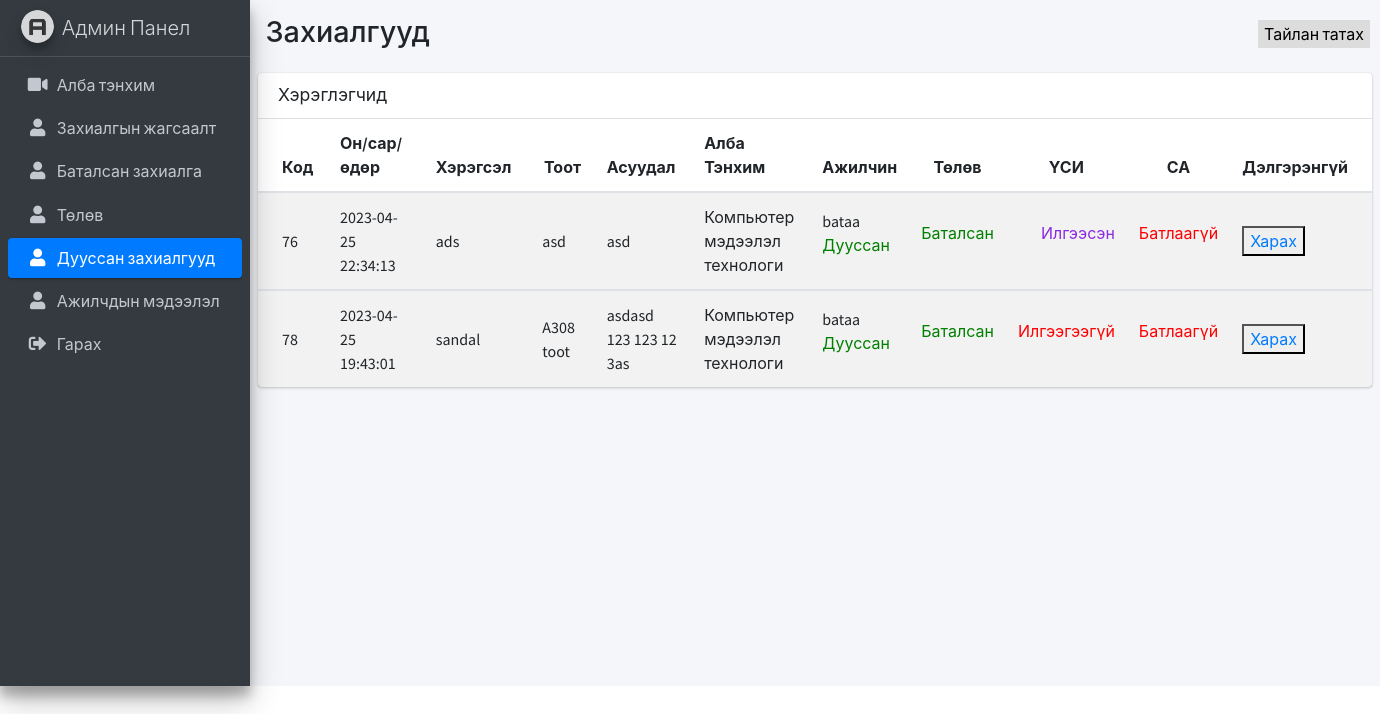
Before: /admin-done.php with the older database file.
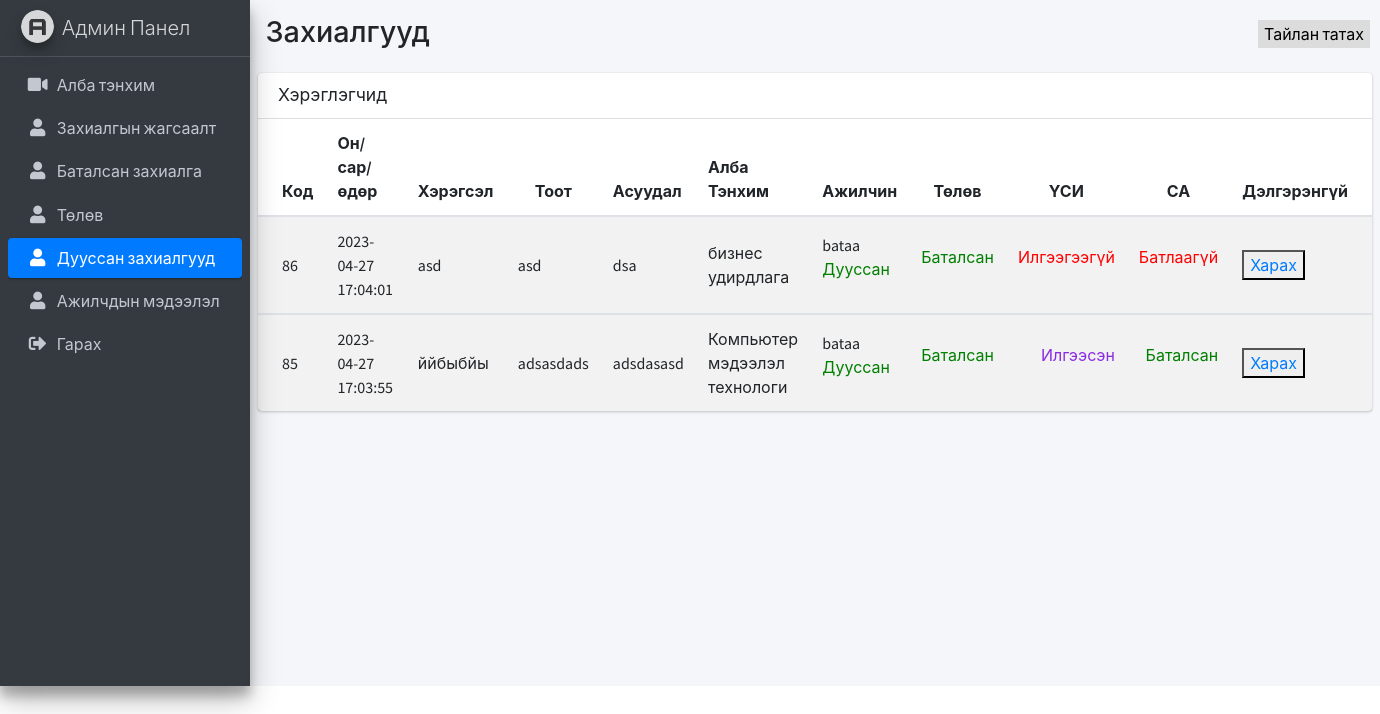
After: the same page with the newer database file.
### tables this page shows
CREATE TABLE `workorder` (
  `order_id` int(11) NOT NULL,
  `orderDate` timestamp NOT NULL DEFAULT current_timestamp() ON UPDATE current_timestamp(),
  `doneDate` varchar(255) DEFAULT NULL,
  `item` varchar(150) NOT NULL,
  `roomNumber` varchar(100) DEFAULT NULL,
  `problem` text NOT NULL,
  `userID` char(8) NOT NULL,
  `dataStatusId` int(1) DEFAULT NULL,
  `money_order` int(11) DEFAULT NULL,
  `orderStatus` int(1) DEFAULT NULL,
  `employee_id` char(10) DEFAULT NULL,
  `checkStatus` int(1) DEFAULT NULL
);

CREATE TABLE `users` (
  `user_id` char(8) NOT NULL,
  `username` varchar(45) NOT NULL,
  `lastname` varchar(45) NOT NULL,
  `phone` int(11) NOT NULL,
  `email` varchar(125) NOT NULL,
  `password` varchar(45) NOT NULL,
  `gender` char(8) DEFAULT NULL
);

CREATE TABLE `employee` (
  `employee_id` char(8) NOT NULL,
  `username` varchar(50) NOT NULL,
  `lastname` varchar(50) NOT NULL,
  `phone` varchar(20) NOT NULL,
  `email` varchar(50) NOT NULL,
  `password` varchar(50) NOT NULL,
  `gender` char(10) NOT NULL
);

### admin-done.php (the view, shortened to what the changed rows need)
<!DOCTYPE html>
<html>
<head>
    <link rel="stylesheet" href="plugins/fontawesome-free/css/all.min.css" />
    <link rel="stylesheet" href="https://code.ionicframework.com/ionicons/2.0.1/css/ionicons.min.css" />
    <link rel="stylesheet" href="dist/css/adminlte.min.css" />
</head>
<body class="hold-transition sidebar-mini">
    <div class="wrapper">
        <div class="content-wrapper">
            <section class="content-header">
                <div class="container-fluid">
                    <div class="row mb-2">
                        <div class="col-sm-6">
                            <h1>Захиалгууд</h1>
                        </div>
                    </div>
                </div>
            </section>
            <?php
            include("./service/dbConnect.php");
            $sql = "SELECT * FROM workorder  WHERE checkStatus = 2 AND employee_id IS NOT NULL ORDER BY orderDate DESC ";
            $result = $conn->query($sql);
            if ($result->num_rows > 0) {
            ?>
                <section class="content">
                    <form action="./employee/sent.php" method="POST">
                        <div class="card">
                            <div class="card-body p-0">
                                <table class="table table-striped projects">
                                    <thead>
                                        <tr>
                                            <th style="width: 10%">Код</th>
                                            <th style="width: 30%">Он/сар/өдөр</th>
                                            <th style="width: 19%">Хэрэгсэл</th>
                                            <th style="width: 10%; text-align: center">Тоот</th>
                                            <th style="width: 15%">Асуудал</th>
                                            <th style="width: 30%">Алба Тэнхим</th>
                                            <th style="width: 10%; text-align: center">Ажилчин</th>
                                            <th style="width: 10%; text-align: center">Төлөв</th>
                                            <th style="width: 10%; text-align: center">ҮСИ</th>
                                            <th style="width: 10%; text-align: center">СА</th>
                                            <th style="width: 10%; text-align: center">Дэлгэрэнгүй</th>
                                        </tr>
                                    </thead>
                                    <?php
                                    while ($row = $result->fetch_assoc()) {
                                    ?>
                                        <tbody>
                                            <tr>
                                                <td>
                                                    <?php echo $row['order_id'] ?>
                                                </td>
                                                <td>
                                                    <a>
                                                        <?php echo $row['orderDate'] ?>
                                                    </a>
                                                    <br />
                                                </td>
                                                <td>
                                                    <?php echo $row['item'] ?>
                                                </td>
                                                <td>
                                                    <?php echo $row['roomNumber'];
                                                    ?>
                                                </td>
                                                <td>
                                                    <?php echo $row['problem'] ?>
                                                </td>
                                                <td>
                                                    <?php
                                                    $useri = $row['userID'];
                                                    $sqls = "SELECT * FROM users WHERE user_id  = '$useri'";
                                                    $dat = mysqli_query($conn, $sqls);
                                                    if (mysqli_num_rows($dat) > 0) {
                                                        $usi = mysqli_fetch_assoc($dat);
                                                        echo $usi['username'];
                                                    }
                                                    ?>
                                                </td>
                                                <td>
                                                    <?php
                                                    $employee_id = $row['employee_id'];
                                                    $emp = "SELECT * FROM employee WHERE employee_id = '$employee_id'";
                                                    $res = mysqli_query($conn, $emp);
                                                    if (mysqli_num_rows($res) > 0) {
                                                        $rw = mysqli_fetch_assoc($res)
                                                    ?>
                                                    <?php
                                                        echo $rw['username'];
                                                    }
                                                    ?>
                                                    <?php if ($row['checkStatus'] == 2) {
                                                    ?>
                                                        <p style="color: green">Дууссан</p>
                                                    <?php
                                                    } else {
                                                    }
                                                    ?>
                                                </td>
                                                <td class="project-actions text-right">
                                                    <?php if ($row['dataStatusId'] == 1) {
                                                    ?>
                                                        <p class="status">Баталсан </p>
                                                    <?php
                                                    } else {
                                                    ?>
                                                        <p class="status2">Батлаагүй</p>
                                                    <?php
                                                    };
                                                    ?>
                                                </td>
                                                <td class="project-actions text-right">
                                                    <?php if ($row['money_order'] > 0) {
                                                    ?>
                                                        <p class="status1">Илгээсэн </p>
                                                    <?php
                                                    } else {
                                                    ?>
                                                        <p class="status2">Илгээгээгүй</p>
                                                    <?php
                                                    };
                                                    ?>
                                                </td>
                                                <td class="project-actions text-right">
                                                    <?php if ($row['orderStatus'] == 1) {
                                                    ?>
                                                        <p class="status">Баталсан </p>
                                                    <?php
                                                    } else {
                                                    ?>
                                                        <p class="status2">Батлаагүй</p>
                                                    <?php
                                                    };
                                                    ?>
                                                </td>
                                                <td>
                                                    <button>
                                                        <a href="report/print.php?id=<?php echo $row['order_id'] ?> ">Харах</a>
                                                    </button>
                                                </td>
                                            </tr>
                                        </tbody>
                                    <?php } ?>
                                </table>
                            </div>
                        </div>
                    </form>
                </section>
            <?php
            } else {
                echo "0 results";
            }
            ?>
        </div>
</body>
</html>

Changed rows visible on the page:
removed workorder: order_id "76", orderDate "2023-04-25 22:34:13", item "ads", roomNumber "asd", problem "asd", userID.username "Компьютер мэдээлэл технологи", employee.username "bataa", checkStatus "Дууссан", dataStatusId "Баталсан", money_order "Илгээсэн", shows "Батлаагүй"
removed workorder: order_id "78", orderDate "2023-04-25 19:43:01", item "sandal", roomNumber "A308 toot", problem "asdasd 123 123 12 3as", userID.username "Компьютер мэдээлэл технологи", employee.username "bataa", checkStatus "Дууссан", dataStatusId "Баталсан", shows "Илгээгээгүй", shows "Батлаагүй"
added workorder: order_id "86", orderDate "2023-04-27 17:04:01", item "asd", roomNumber "asd", problem "dsa", userID.username "бизнес удирдлага", employee.username "bataa", checkStatus "Дууссан", dataStatusId "Баталсан", shows "Илгээгээгүй", shows "Батлаагүй"
added workorder: order_id "85", orderDate "2023-04-27 17:03:55", item "ййбыбйы", roomNumber "adsasdads", problem "adsdasasd", userID.username "Компьютер мэдээлэл технологи", employee.username "bataa", checkStatus "Дууссан", dataStatusId "Баталсан", money_order "Илгээсэн", orderStatus "Баталсан"
